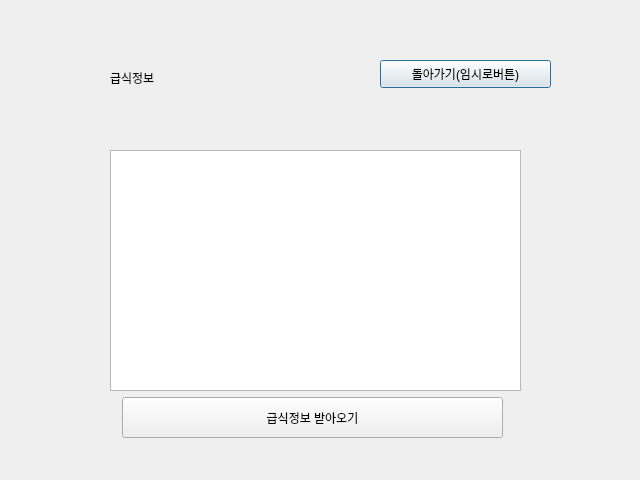
<?xml version="1.0" encoding="UTF-8"?>
<ui version="4.0">
 <class>Dialog</class>
 <widget class="QDialog" name="Dialog">
  <property name="geometry">
   <rect>
    <x>0</x>
    <y>0</y>
    <width>640</width>
    <height>480</height>
   </rect>
  </property>
  <property name="windowTitle">
   <string>Dialog</string>
  </property>
  <widget class="QLabel" name="label">
   <property name="geometry">
    <rect>
     <x>110</x>
     <y>70</y>
     <width>64</width>
     <height>15</height>
    </rect>
   </property>
   <property name="text">
    <string>급식정보</string>
   </property>
  </widget>
  <widget class="QTextEdit" name="luncht">
   <property name="geometry">
    <rect>
     <x>110</x>
     <y>150</y>
     <width>411</width>
     <height>241</height>
    </rect>
   </property>
   <property name="html">
    <string>&lt;!DOCTYPE HTML PUBLIC &quot;-//W3C//DTD HTML 4.0//EN&quot; &quot;http://www.w3.org/TR/REC-html40/strict.dtd&quot;&gt;
&lt;html&gt;&lt;head&gt;&lt;meta name=&quot;qrichtext&quot; content=&quot;1&quot; /&gt;&lt;style type=&quot;text/css&quot;&gt;
p, li { white-space: pre-wrap; }
&lt;/style&gt;&lt;/head&gt;&lt;body style=&quot; font-family:'Gulim'; font-size:9pt; font-weight:400; font-style:normal;&quot;&gt;
&lt;p style=&quot;-qt-paragraph-type:empty; margin-top:0px; margin-bottom:0px; margin-left:0px; margin-right:0px; -qt-block-indent:0; text-indent:0px;&quot;&gt;&lt;br /&gt;&lt;/p&gt;&lt;/body&gt;&lt;/html&gt;</string>
   </property>
  </widget>
  <widget class="QPushButton" name="backb">
   <property name="geometry">
    <rect>
     <x>380</x>
     <y>60</y>
     <width>171</width>
     <height>28</height>
    </rect>
   </property>
   <property name="text">
    <string>돌아가기(임시로버튼)</string>
   </property>
  </widget>
  <widget class="QPushButton" name="lunchb">
   <property name="geometry">
    <rect>
     <x>122</x>
     <y>397</y>
     <width>381</width>
     <height>41</height>
    </rect>
   </property>
   <property name="text">
    <string>급식정보 받아오기</string>
   </property>
  </widget>
 </widget>
 <resources/>
 <connections/>
</ui>
